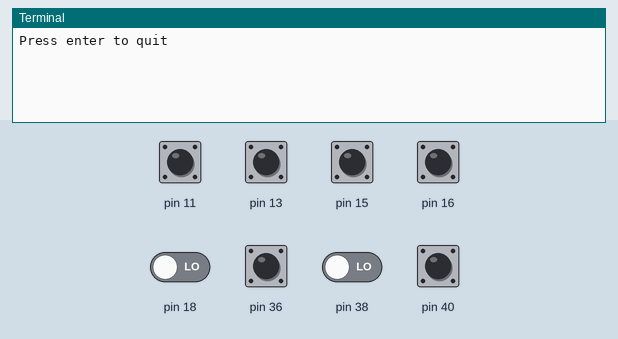
Recording of a program running on a simulated Raspberry Pi (header pin numbers). Shown: the last lines printed to the terminal. The test bench sets the inputs (shaded band); at power-on: pin 11, pin 13, pin 15, pin 16, pin 18, pin 36, pin 38, pin 40 LOW. Threads take turns every 2 ms; the clock reads 2024-03-15 10:24:30 at power-on unless the program sets it.

Above: at 1.2 s.
1.3 s: pin 11 pulled HIGH for 0.15 s
At 2.3 s:
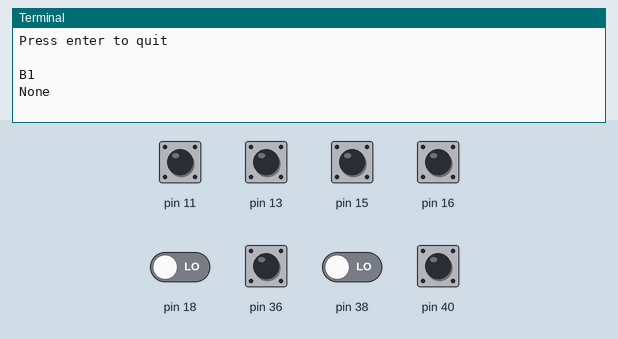
2.9 s: pin 36 pulled HIGH for 0.15 s
At 4.0 s:
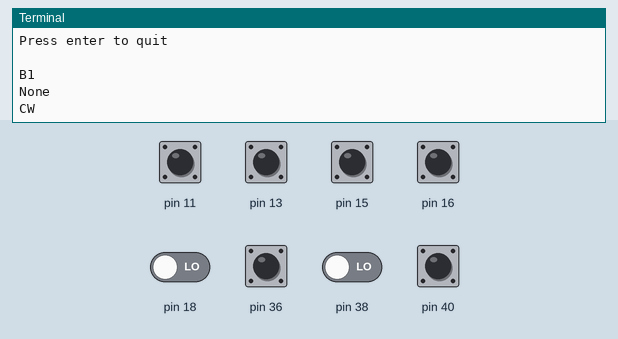
4.5 s: pin 40 pulled HIGH for 0.15 s
At 4.63 s:
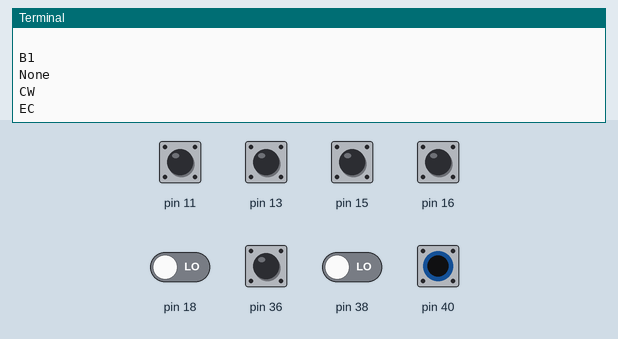
6.1 s: pin 13 pulled HIGH for 0.15 s
At 6.23 s:
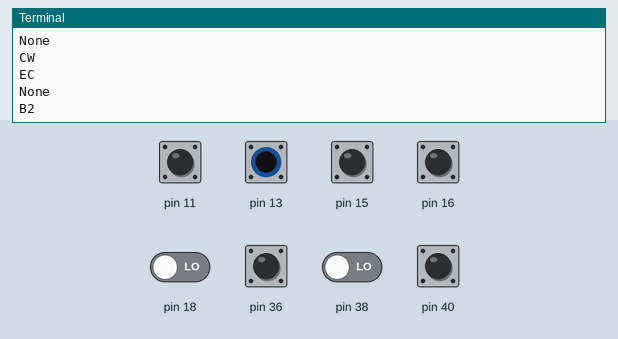
7.7 s: pin 15 pulled HIGH for 0.15 s
At 8.3 s:
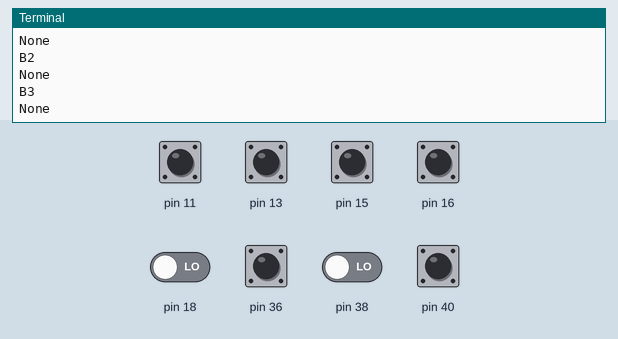
9.3 s: pin 16 pulled HIGH for 0.15 s
At 10.8 s:
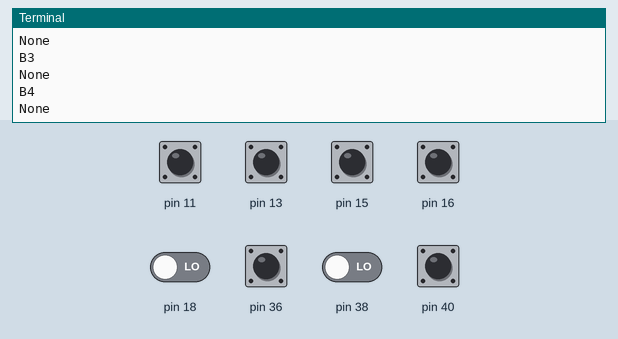
Timing chart, 0 to 11.9 s (numbered marks = the images above; inputs shaded):
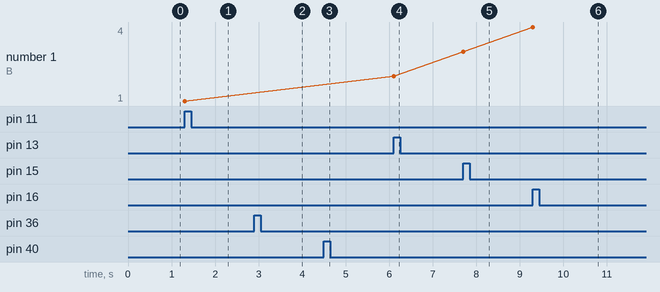

Measured:
- after the input at 1.3 s, the terminal: prints a new line at once (image 1)
- after the input at 2.9 s, the terminal: prints a new line at once (image 2)
- after the input at 4.5 s, the terminal: prints a new line at once (image 3)
- after the input at 6.1 s, the terminal: prints a new line at once (image 4)
- after the input at 7.7 s, the terminal: prints a new line at once (image 5)
- after the input at 9.3 s, the terminal: prints a new line at once (image 6)
- plotted number 1: 1 → 2 after the input at 6.1 s, 2 → 3 after the input at 7.7 s, 3 → 4 after the input at 9.3 s

The program:

buttons_polling.py
```python
import RPi.GPIO as GPIO # Import Raspberry Pi GPIO library
import time, threading

EXIT_BUTTON = False

def timeMS():
    return (int(time.time()*1000))

DEBOUNCE_TIME = 50 # (ms)
PRESS_TIME    = 0 # (ms)

ButtonList       = [None, None, None, None, None, None]
BtnPinList       = [11,   13,   15,   16,   18,   40]
ButtonOutputIDs  = ["B1", "B2", "B3", "B4", "B5", "EC"]
ButtonOutputs    = [0,    0,    0,    0,    0,    0]
ButtonSingleOutput = None
ButtonSingleOutputPrev = None
Encoder     = None
EncPinList  = [36,   38]

class ButtonManagerObj:
    def __init__(self, pinNum, debounceTime = DEBOUNCE_TIME, pressTime = PRESS_TIME):
        now = timeMS()
        self.PinNum = pinNum

        self.DebTimer = now
        self.DebDuration = debounceTime

        self.PressTimer = now
        self.PressDuration = pressTime

        self.pinRead = 0
        self.Output = 0

    def isPressed(self):
        self.pinRead = GPIO.input(self.PinNum)
        if True == self.DebounceCheck():
            # Invert output if it was actually a press
            if 0 == self.Output:
                self.Output = 1
                # print(self.PinNum)
            elif 1 == self.Output:
                self.Output = 0

    def DebounceCheck(self): # True == Real button press
        if self.pinRead != self.Output: # New state detected
            now = timeMS()
            if (now < self.DebTimer + self.DebDuration): # Debounce detected
                return False
            else:
                self.DebTimer = now
                return True

class EncoderManagerObj:
    def __init__(self):
        self.clkPin  = EncPinList[0]
        self.dtPin   = EncPinList[1]
        self.ClkPinState      = 0
        self.LastClkPinState  = 0
        self.Output  = 0


    def isRotated(self):
        ClkPinRead = GPIO.input(self.clkPin)
        dtPinRead = GPIO.input(self.dtPin)
        if ClkPinRead != self.LastClkPinState:
            if (ClkPinRead == 1) and (dtPinRead ==0):
                print("CW")
            elif (ClkPinRead == 1) and (dtPinRead==1):
                print("CCW")
        self.LastClkPinState = ClkPinRead


def initializeButtons():
    global ButtonList, BtnPinList
    for i in range(len(ButtonList)):
        ButtonList[i] = ButtonManagerObj(BtnPinList[i])

def initializeEncoder():
    global Encoder
    Encoder = EncoderManagerObj()

def ProcessButtons():
    global ButtonList, ButtonOutputs, ButtonOutputIDs, ButtonSingleOutput, ButtonSingleOutputPrev
    #This will cause the left most button to be processed first.
    # but, that's okay...
    for i in range(len(ButtonList)):
        if 1 == ButtonList[i].Output:
            ButtonOutputs[i] = 1
            if ButtonSingleOutput == None:
                ButtonSingleOutput = ButtonOutputIDs[i]
        else:
            ButtonOutputs[i] = 0
            if ButtonSingleOutput == ButtonOutputIDs[i]:
                ButtonSingleOutput = None
    if ButtonSingleOutputPrev != ButtonSingleOutput:
        print(ButtonSingleOutput)
        ButtonSingleOutputPrev=ButtonSingleOutput


    # print(ButtonOutputs)


def ButtonPolling():
    global EXIT_BUTTON
    global ButtonList, Encoder
    # output =
    while not EXIT_BUTTON:
        for i in range(len(ButtonList)):
            ButtonList[i].isPressed()
            Encoder.isRotated()
        ProcessButtons()


def ExitChecker():
    global EXIT_BUTTON
    while not EXIT_BUTTON:
        message = input("Press enter to quit\n\n")
        if message == "Z":
            EXIT_BUTTON = True


def main():

    initializeButtons()

    initializeEncoder()


    # Ignore warning for now
    GPIO.setwarnings(False)

    # Use physical pin numbering
    GPIO.setmode(GPIO.BOARD)

    GPIO.setup(11, GPIO.IN, pull_up_down=GPIO.PUD_DOWN)
    GPIO.setup(13, GPIO.IN, pull_up_down=GPIO.PUD_DOWN)
    GPIO.setup(15, GPIO.IN, pull_up_down=GPIO.PUD_DOWN)
    GPIO.setup(16, GPIO.IN, pull_up_down=GPIO.PUD_DOWN)
    GPIO.setup(18, GPIO.IN, pull_up_down=GPIO.PUD_DOWN)
    GPIO.setup(36, GPIO.IN, pull_up_down=GPIO.PUD_DOWN)
    GPIO.setup(38, GPIO.IN, pull_up_down=GPIO.PUD_DOWN)
    GPIO.setup(40, GPIO.IN, pull_up_down=GPIO.PUD_DOWN)

    # Set up threads
    Button_Thread = threading.Thread(target = ButtonPolling)
    ExitChecker_Thread = threading.Thread(target = ExitChecker)

    Button_Thread.start()
    ExitChecker_Thread.start()

    Button_Thread.join()
    ExitChecker_Thread.join()

    # Clean up
    GPIO.cleanup()


if __name__ == "__main__":
    main()
```
